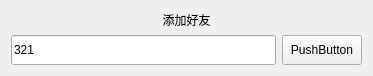
<?xml version="1.0" encoding="UTF-8"?>
<ui version="4.0">
 <class>addfrienddialog</class>
 <widget class="QWidget" name="addfrienddialog">
  <property name="geometry">
   <rect>
    <x>0</x>
    <y>0</y>
    <width>373</width>
    <height>71</height>
   </rect>
  </property>
  <property name="windowTitle">
   <string>Form</string>
  </property>
  <layout class="QVBoxLayout" name="verticalLayout">
   <item>
    <widget class="QLabel" name="label">
     <property name="text">
      <string>添加好友</string>
     </property>
     <property name="alignment">
      <set>Qt::AlignCenter</set>
     </property>
    </widget>
   </item>
   <item>
    <layout class="QHBoxLayout" name="horizontalLayout">
     <item>
      <widget class="QLineEdit" name="lineEdit">
       <property name="minimumSize">
        <size>
         <width>0</width>
         <height>30</height>
        </size>
       </property>
       <property name="text">
        <string>321</string>
       </property>
      </widget>
     </item>
     <item>
      <widget class="QPushButton" name="pushButton">
       <property name="minimumSize">
        <size>
         <width>80</width>
         <height>30</height>
        </size>
       </property>
       <property name="text">
        <string>PushButton</string>
       </property>
      </widget>
     </item>
    </layout>
   </item>
  </layout>
 </widget>
 <resources/>
 <connections/>
</ui>
